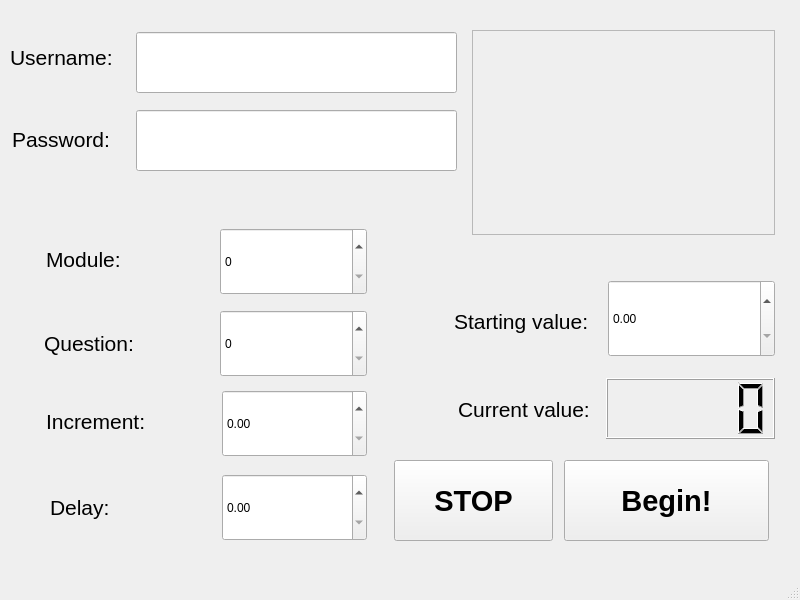
<?xml version="1.0" encoding="UTF-8"?>
<ui version="4.0">
 <class>MainWindow</class>
 <widget class="QMainWindow" name="MainWindow">
  <property name="geometry">
   <rect>
    <x>0</x>
    <y>0</y>
    <width>800</width>
    <height>600</height>
   </rect>
  </property>
  <property name="windowTitle">
   <string>MainWindow</string>
  </property>
  <widget class="QWidget" name="centralwidget">
   <widget class="QPushButton" name="begin_pushButton">
    <property name="geometry">
     <rect>
      <x>564</x>
      <y>460</y>
      <width>205</width>
      <height>81</height>
     </rect>
    </property>
    <property name="font">
     <font>
      <pointsize>22</pointsize>
      <weight>75</weight>
      <bold>true</bold>
     </font>
    </property>
    <property name="text">
     <string>Begin!</string>
    </property>
   </widget>
   <widget class="QDoubleSpinBox" name="increment_doubleSpinBox">
    <property name="geometry">
     <rect>
      <x>222</x>
      <y>390</y>
      <width>145</width>
      <height>67</height>
     </rect>
    </property>
    <property name="singleStep">
     <double>0.010000000000000</double>
    </property>
   </widget>
   <widget class="QLineEdit" name="username_lineEdit">
    <property name="geometry">
     <rect>
      <x>136</x>
      <y>32</y>
      <width>321</width>
      <height>61</height>
     </rect>
    </property>
   </widget>
   <widget class="QLineEdit" name="password_lineEdit">
    <property name="geometry">
     <rect>
      <x>136</x>
      <y>110</y>
      <width>321</width>
      <height>61</height>
     </rect>
    </property>
   </widget>
   <widget class="QSpinBox" name="question_spinbox">
    <property name="geometry">
     <rect>
      <x>220</x>
      <y>310</y>
      <width>147</width>
      <height>67</height>
     </rect>
    </property>
   </widget>
   <widget class="QSpinBox" name="module_spinbox">
    <property name="geometry">
     <rect>
      <x>220</x>
      <y>228</y>
      <width>147</width>
      <height>67</height>
     </rect>
    </property>
   </widget>
   <widget class="QLabel" name="username_label">
    <property name="geometry">
     <rect>
      <x>10</x>
      <y>42</y>
      <width>137</width>
      <height>31</height>
     </rect>
    </property>
    <property name="font">
     <font>
      <pointsize>16</pointsize>
     </font>
    </property>
    <property name="text">
     <string>Username:</string>
    </property>
   </widget>
   <widget class="QLabel" name="password_label">
    <property name="geometry">
     <rect>
      <x>12</x>
      <y>124</y>
      <width>137</width>
      <height>31</height>
     </rect>
    </property>
    <property name="font">
     <font>
      <pointsize>16</pointsize>
     </font>
    </property>
    <property name="text">
     <string>Password:</string>
    </property>
   </widget>
   <widget class="QLabel" name="module_label">
    <property name="geometry">
     <rect>
      <x>46</x>
      <y>244</y>
      <width>137</width>
      <height>31</height>
     </rect>
    </property>
    <property name="font">
     <font>
      <pointsize>16</pointsize>
     </font>
    </property>
    <property name="text">
     <string>Module:</string>
    </property>
   </widget>
   <widget class="QLabel" name="question_label">
    <property name="geometry">
     <rect>
      <x>44</x>
      <y>328</y>
      <width>137</width>
      <height>31</height>
     </rect>
    </property>
    <property name="font">
     <font>
      <pointsize>16</pointsize>
     </font>
    </property>
    <property name="text">
     <string>Question:</string>
    </property>
   </widget>
   <widget class="QLabel" name="increment_label">
    <property name="geometry">
     <rect>
      <x>46</x>
      <y>406</y>
      <width>137</width>
      <height>31</height>
     </rect>
    </property>
    <property name="font">
     <font>
      <pointsize>16</pointsize>
     </font>
    </property>
    <property name="text">
     <string>Increment:</string>
    </property>
   </widget>
   <widget class="QLabel" name="delay_label">
    <property name="geometry">
     <rect>
      <x>50</x>
      <y>492</y>
      <width>137</width>
      <height>31</height>
     </rect>
    </property>
    <property name="font">
     <font>
      <pointsize>16</pointsize>
     </font>
    </property>
    <property name="text">
     <string>Delay:</string>
    </property>
   </widget>
   <widget class="QDoubleSpinBox" name="delay_doubleSpinBox">
    <property name="geometry">
     <rect>
      <x>222</x>
      <y>474</y>
      <width>145</width>
      <height>67</height>
     </rect>
    </property>
    <property name="singleStep">
     <double>0.010000000000000</double>
    </property>
   </widget>
   <widget class="QLCDNumber" name="lcdNumber">
    <property name="geometry">
     <rect>
      <x>606</x>
      <y>378</y>
      <width>169</width>
      <height>61</height>
     </rect>
    </property>
   </widget>
   <widget class="QLabel" name="current_value_label">
    <property name="geometry">
     <rect>
      <x>458</x>
      <y>394</y>
      <width>137</width>
      <height>31</height>
     </rect>
    </property>
    <property name="font">
     <font>
      <pointsize>16</pointsize>
     </font>
    </property>
    <property name="text">
     <string>Current value:</string>
    </property>
   </widget>
   <widget class="QLabel" name="starting_value_label">
    <property name="geometry">
     <rect>
      <x>454</x>
      <y>306</y>
      <width>137</width>
      <height>31</height>
     </rect>
    </property>
    <property name="font">
     <font>
      <pointsize>16</pointsize>
     </font>
    </property>
    <property name="text">
     <string>Starting value:</string>
    </property>
   </widget>
   <widget class="QDoubleSpinBox" name="startingvalue_doubleSpinBox">
    <property name="geometry">
     <rect>
      <x>608</x>
      <y>280</y>
      <width>167</width>
      <height>77</height>
     </rect>
    </property>
    <property name="singleStep">
     <double>0.010000000000000</double>
    </property>
   </widget>
   <widget class="QScrollArea" name="scrollArea">
    <property name="geometry">
     <rect>
      <x>472</x>
      <y>30</y>
      <width>303</width>
      <height>205</height>
     </rect>
    </property>
    <property name="widgetResizable">
     <bool>true</bool>
    </property>
    <widget class="QWidget" name="scrollAreaWidgetContents">
     <property name="geometry">
      <rect>
       <x>0</x>
       <y>0</y>
       <width>301</width>
       <height>203</height>
      </rect>
     </property>
    </widget>
   </widget>
   <widget class="QPushButton" name="stop_pushButton">
    <property name="geometry">
     <rect>
      <x>394</x>
      <y>460</y>
      <width>159</width>
      <height>81</height>
     </rect>
    </property>
    <property name="font">
     <font>
      <pointsize>22</pointsize>
      <weight>75</weight>
      <bold>true</bold>
     </font>
    </property>
    <property name="text">
     <string>STOP</string>
    </property>
   </widget>
  </widget>
  <widget class="QMenuBar" name="menubar">
   <property name="geometry">
    <rect>
     <x>0</x>
     <y>0</y>
     <width>800</width>
     <height>21</height>
    </rect>
   </property>
  </widget>
  <widget class="QStatusBar" name="statusbar"/>
 </widget>
 <resources/>
 <connections/>
</ui>
